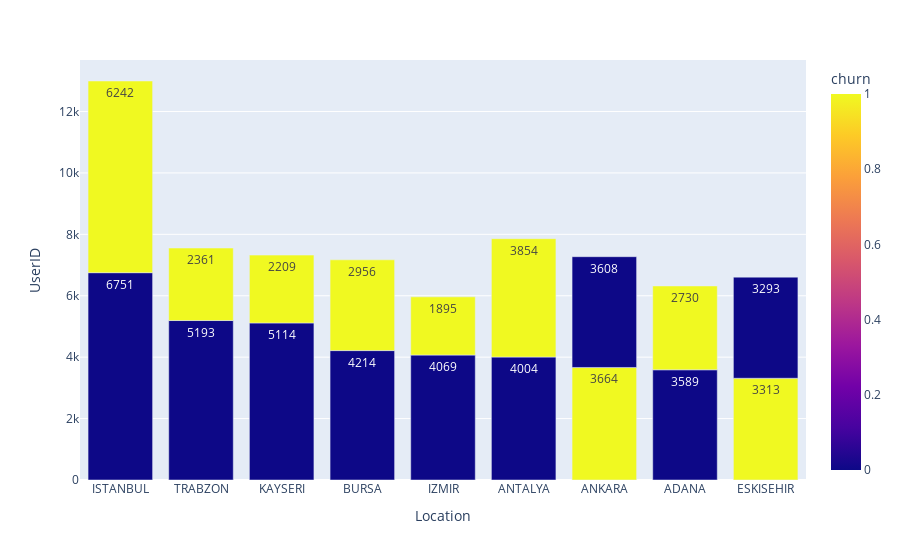

The notebook cell this image was saved under:
### Code cell
fig = px.bar(df.groupby(['Location','churn'])['UserID'].count().reset_index().sort_values('UserID',
                                                                                    ascending=False).head(50),
             x='Location',
             y='UserID', 
             color = 'churn',
             text = 'UserID')
fig.show()

### Figure 1 — Plotly figure (JSON) as saved in the notebook; plotly's stock layout.template omitted (floating-point values rounded to 4 significant figures)
{"data": [{"alignmentgroup": "True", "hovertemplate": "Location=%{x}<br>UserID=%{text}<br>churn=%{marker.color}<extra></extra>", "legendgroup": "", "marker": {"color": [0, 1, 0, 0, 0, 0, 0, 1, 1, 0, 0, 1, 0, 1, 1, 1, 1, 1], "coloraxis": "coloraxis", "pattern": {"shape": ""}}, "name": "", "offsetgroup": "", "orientation": "v", "showlegend": false, "text": [6751, 6242, 5193, 5114, 4214, 4069, 4004, 3854, 3664, 3608, 3589, 3313, 3293, 2956, 2730, 2361, 2209, 1895], "textposition": "auto", "type": "bar", "x": ["ISTANBUL", "ISTANBUL", "TRABZON", "KAYSERI", "BURSA", "IZMIR", "ANTALYA", "ANTALYA", "ANKARA", "ANKARA", "ADANA", "ESKISEHIR", "ESKISEHIR", "BURSA", "ADANA", "TRABZON", "KAYSERI", "IZMIR"], "xaxis": "x", "y": [6751, 6242, 5193, 5114, 4214, 4069, 4004, 3854, 3664, 3608, 3589, 3313, 3293, 2956, 2730, 2361, 2209, 1895], "yaxis": "y"}], "layout": {"barmode": "relative", "coloraxis": {"colorbar": {"title": {"text": "churn"}}, "colorscale": [[0, "#0d0887"], [0.1111, "#46039f"], [0.2222, "#7201a8"], [0.3333, "#9c179e"], [0.4444, "#bd3786"], [0.5556, "#d8576b"], [0.6667, "#ed7953"], [0.7778, "#fb9f3a"], [0.8889, "#fdca26"], [1, "#f0f921"]]}, "legend": {"tracegroupgap": 0}, "margin": {"t": 60}, "xaxis": {"anchor": "y", "domain": [0, 1], "title": {"text": "Location"}}, "yaxis": {"anchor": "x", "domain": [0, 1], "title": {"text": "UserID"}}}}
